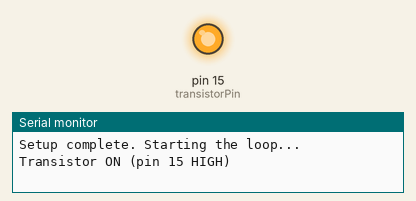
Recording of a sketch running on a simulated Arduino Uno, built with avr-gcc and run on an emulated ATmega328P. Shown: output pins drawn as LEDs (lit = HIGH), the last lines printed to the serial monitor.

Above: at 5.0 s.
At 10.5 s:
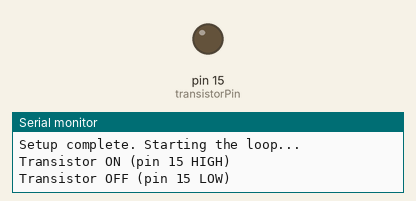
Timing chart, 0 to 14.3 s (numbered marks = the images above):
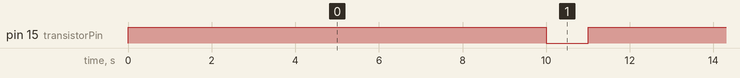

Measured:
- by itself, pin 15 (transistorPin): alternates HIGH for 10.0 s and LOW for 1.0 s

The sketch:

LED_progress.ino
```cpp
// Define the transistor control pin
const int transistorPin = 15;

void setup() {
  // Initialize the serial monitor
  Serial.begin(115200);
  while (!Serial) {
    ; // Wait for the serial port to connect (useful for native USB boards)
  }

  // Set pin 15 as an output
  pinMode(transistorPin, OUTPUT);
  Serial.println("Setup complete. Starting the loop...");
}

void loop() {
  // Turn the transistor on
  digitalWrite(transistorPin, HIGH);
  Serial.println("Transistor ON (pin 15 HIGH)");
  delay(10000); // Wait for 1 second (1000 milliseconds)

  // Turn the transistor off
  digitalWrite(transistorPin, LOW);
  Serial.println("Transistor OFF (pin 15 LOW)");
  delay(1000); // Wait for 1 second (1000 milliseconds)
}
```
